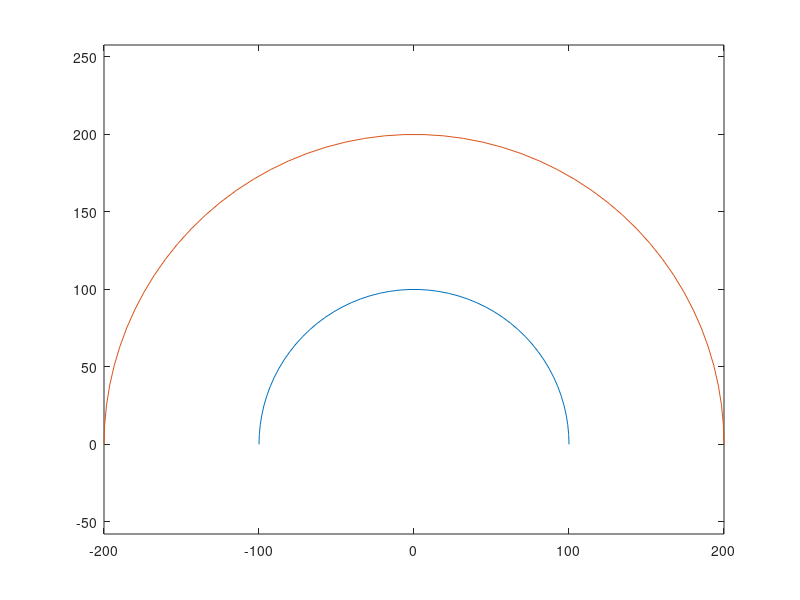

MATLAB code for this plot: (Note: this script raises an error after producing the figure.)
% creat 2D boundary data file
% nx nz x1(left) x2(right) z1(bottom) z2(top)

clc;
clear all;
close all;

nx = 50;
% nz = 20;
r1 = 100;
r2 = 200;
printf = 1;

for i=1:nx
    bz1(i,1) = r1*cos(-(i-1)/(nx-1)*pi+pi);
    bz1(i,2) = r1*sin(-(i-1)/(nx-1)*pi+pi);

    bz2(i,1) = r2*cos(-(i-1)/(nx-1)*pi+pi);
    bz2(i,2) = r2*sin(-(i-1)/(nx-1)*pi+pi);
end


if printf == 1
    figure(1)   
    plot(bz1(:,1),bz1(:,2));
    hold on;
    plot(bz2(:,1),bz2(:,2));
    axis equal;
end

% creat data file
export_bdry;
